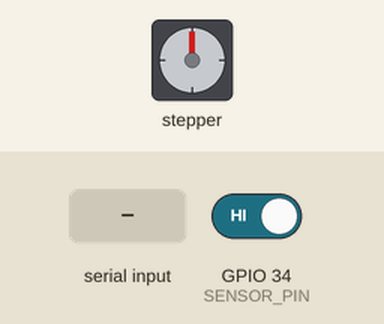
Recording of a sketch running on a simulated ESP32. Shown: stepper motor. Wiring (inferred from the names in the program): stepper motor (2048 steps per turn assumed): coils GPIO 18, GPIO 19, GPIO 21, GPIO 22. The test bench sets the inputs (shaded band); at power-on: GPIO 34 (SENSOR_PIN) HIGH.

Above: at 1.2 s.
1.3 s: "JUMP\n" received over the second serial link
At 5.2 s:
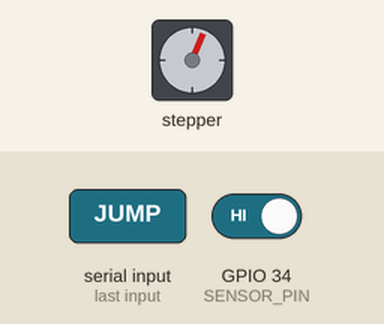
At 8.32 s:
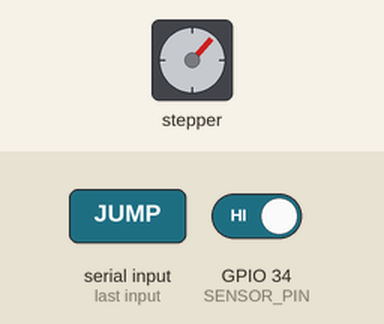
Timing chart, 0 to 22.6 s (numbered marks = the images above; inputs shaded):
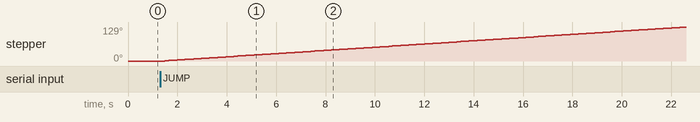

The sketch:

mainBoard_jun25b.ino
```cpp
/*
自動時計　モーター制御ESP32用コード

setup()
    |
    +-- RS485初期化
    +-- GPIO初期化
    +-- ホーミング
    |
loop()
    |
    +-- receiveCommand()
    |
    +-- updateMotor()
    |
    +-- updateClock()
    |
    +-- sensorCorrection()
*/

// モーター制御用IC　(ULN2003A)
#define IN1 18
#define IN2 19
#define IN3 21
#define IN4 22

// ホールセンサ
#define SENSOR_PIN 34

// RS485
HardwareSerial RS485(2);

#define RXD2 16
#define TXD2 17

//==========================

long currentStep = 0;
long targetStep  = 0;
long totalStep   = 0;

bool isJumping = false;
bool reverse = false;

int currentHour   = 0;
int currentMinute = 0;

float accumulator = 0.0;

unsigned long previousMillis = 0;

const unsigned long interval = 60000;


// モーターシーケンス
const uint8_t seq[4][4] = {

 {1,1,0,0},
 {0,1,1,0},
 {0,0,1,1},
 {1,0,0,1}

};

int stepIndex=0;


// stepMotor()関数
void stepMotor(bool dir)
{

    if(dir)
    {
        stepIndex++;

        if(stepIndex>=4)
            stepIndex=0;
    }
    else
    {
        stepIndex--;

        if(stepIndex<0)
            stepIndex=3;
    }

    digitalWrite(IN1,seq[stepIndex][0]);
    digitalWrite(IN2,seq[stepIndex][1]);
    digitalWrite(IN3,seq[stepIndex][2]);
    digitalWrite(IN4,seq[stepIndex][3]);
}


// UART受信
void receiveCommand()
{

    if(!RS485.available())
        return;

    String s=RS485.readStringUntil('\n');

    char cmd[10];

    int h,m,d;

    sscanf(s.c_str(),"%[^,],%d,%d,%d",
           cmd,&h,&m,&d);

    if(strcmp(cmd,"JUMP")==0)
    {
        startJump(h,m,d);
    }

}


// startJump() 関数
void startJump(int h,int m,bool dir)
{

    reverse=dir;

    int currentTotal=currentHour*60+currentMinute;

    int targetTotal=h*60+m;

    int diff=targetTotal-currentTotal;

    if(!dir)
    {
        if(diff<0)
            diff+=720;
    }
    else
    {
        if(diff>0)
            diff-=720;

        diff=-diff;
    }

    targetStep=totalStep+diff*200L/60L;

    currentHour=h;
    currentMinute=m;

    isJumping=true;

}


// updateMotor() 関数
void updateMotor()
{

    static unsigned long last=0;

    unsigned long now=millis();

    if(now-last<20)
        return;

    last=now;

    float stepRate;

    if(isJumping)
        stepRate=35.0;
    else
        stepRate=200.0/3600.0;

    accumulator+=stepRate*0.02;

    while(accumulator>=1.0)
    {
        accumulator-=1.0;

        stepMotor(reverse);

        totalStep++;

        currentStep++;

        if(currentStep>=200)
            currentStep=0;

        if(isJumping)
        {
            if(totalStep>=targetStep)
            {
                isJumping=false;

                accumulator=0;

                Serial.println("Jump Finish");
            }
        }
    }

}


// センサー補正　--ホールセンサー：１２時付近だけ
void sensorCorrection()
{

    if(currentStep>195 || currentStep<5)
    {
        if(digitalRead(SENSOR_PIN)==LOW)
        {
            currentStep=0;
        }
    }

}


// setup()
void setup()
{

    pinMode(IN1,OUTPUT);
    pinMode(IN2,OUTPUT);
    pinMode(IN3,OUTPUT);
    pinMode(IN4,OUTPUT);

    pinMode(SENSOR_PIN,INPUT_PULLUP);

    Serial.begin(115200);

    RS485.begin(9600,SERIAL_8N1,RXD2,TXD2);

}


// loop()
void loop()
{

    receiveCommand();

    updateMotor();

    sensorCorrection();

}
```

Measured:
- after the input at 1.3 s, stepper: keeps turning clockwise at about 6°/s, starting after 0.19 s
